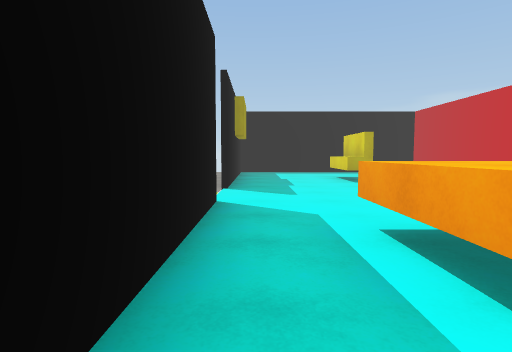
[1] (above)

20 first-person views from a walk through a 3-D level made in the Unity game engine. The camera is 1.3 m above the floor, tilts 4° down and sees 80° across. The floor is counted in squares, 2 m on a side. Each view is taken from the middle of a square. On the plan, view 1 faces up. The plan holds only what a view shows up to about 10 squares ahead; the rest is blank. The place goes on beyond the plan. The player character is not drawn. Surface patterns are stand-ins for the level's own textures.

[2]
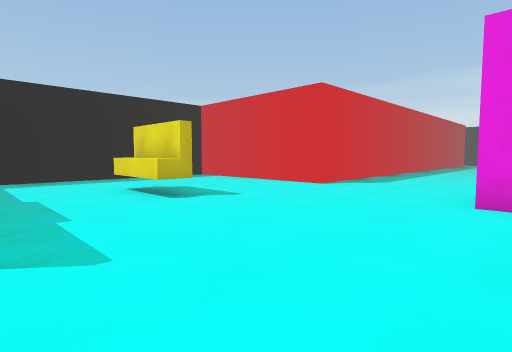

[3]
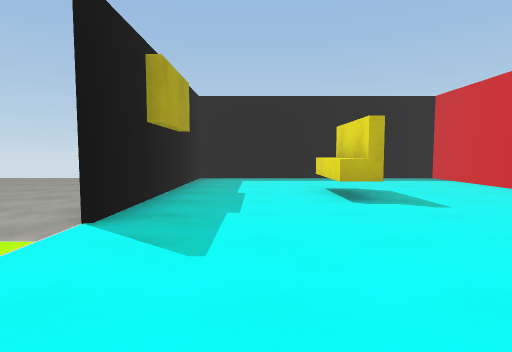

[4]
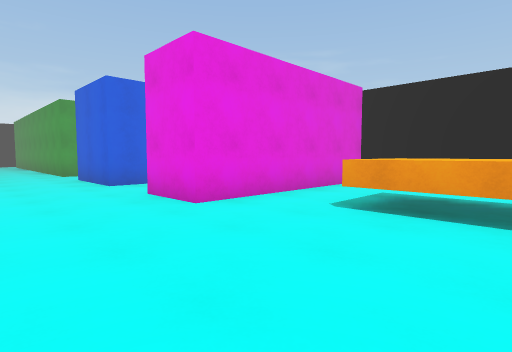

[5]
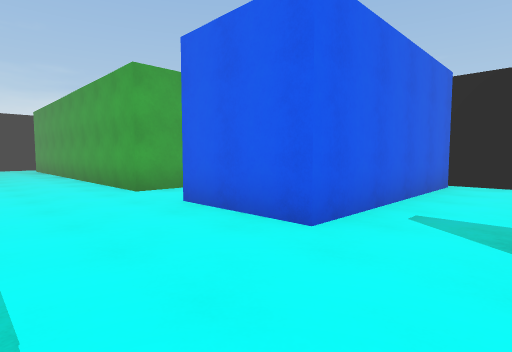

[6]
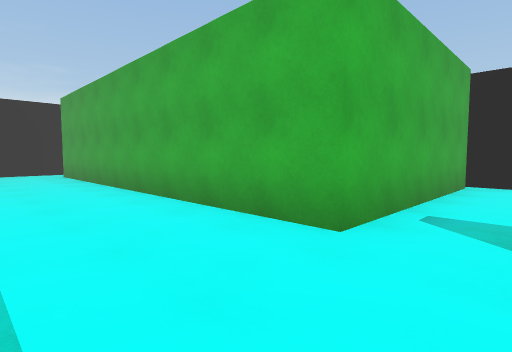

[7]
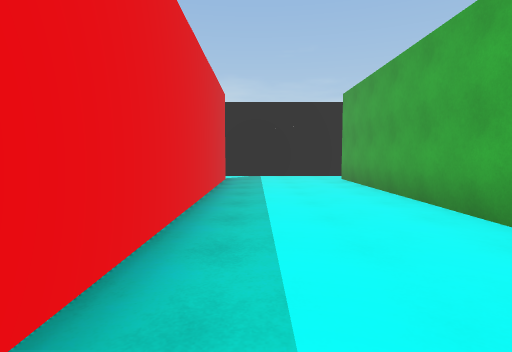

[8]
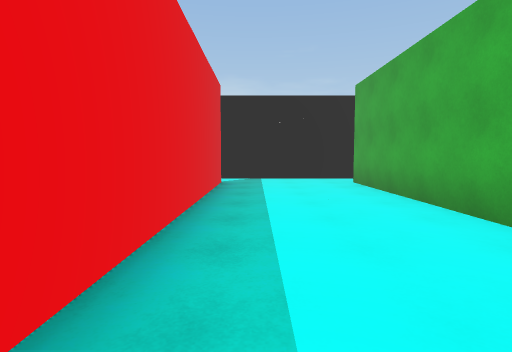

[9]
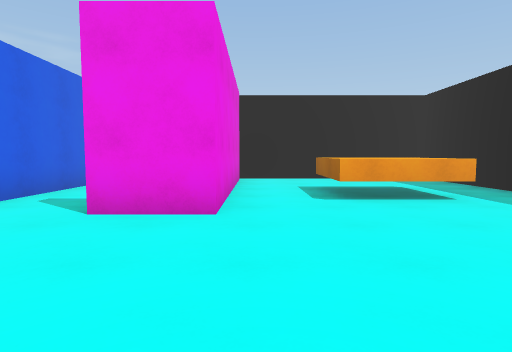

[10]
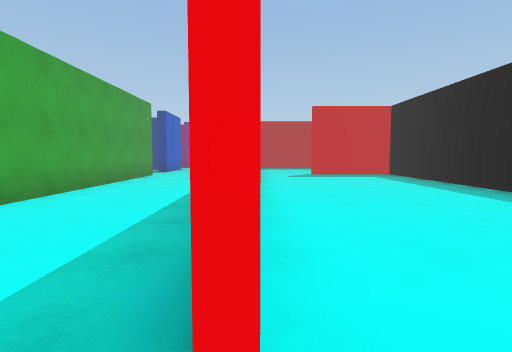

[11]
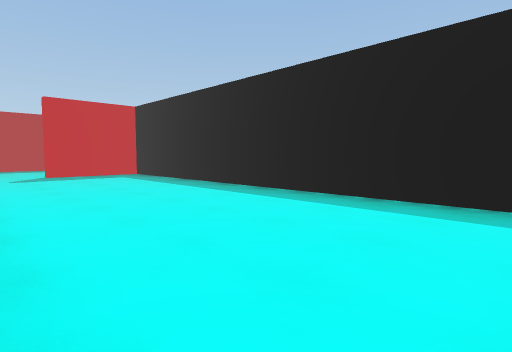

[12]
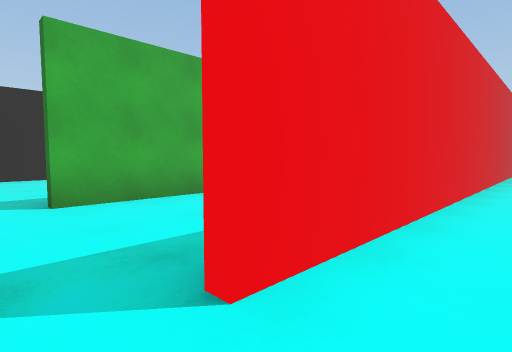

[13]
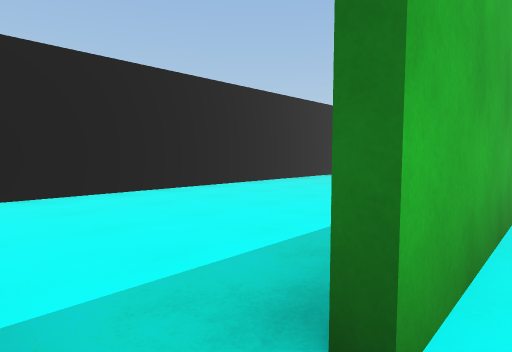

[14]
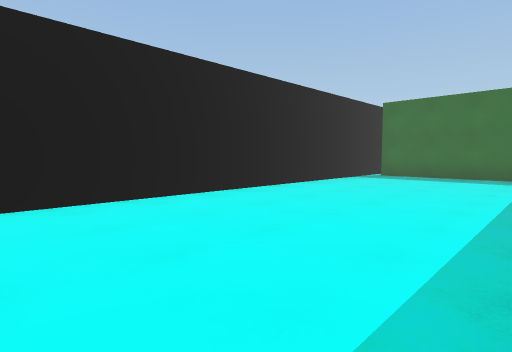

[15]
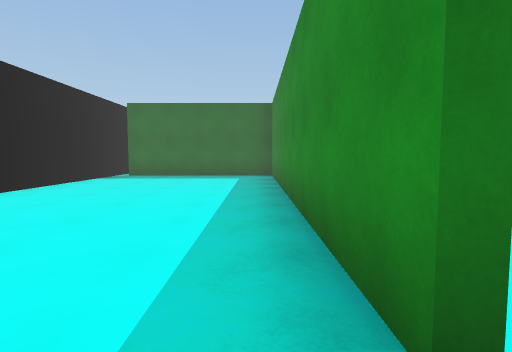

[16]
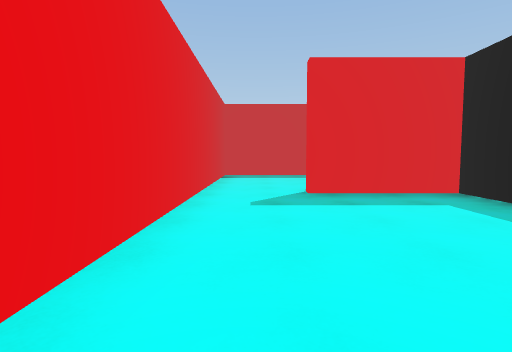

[17]
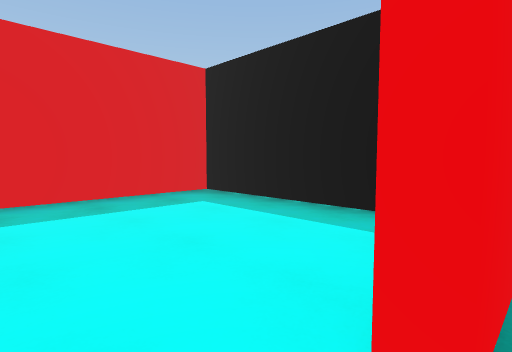

[18]
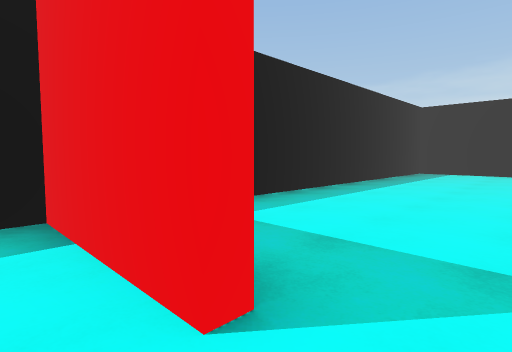

[19]
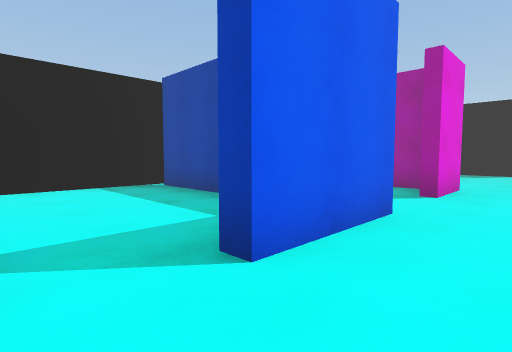

[20]
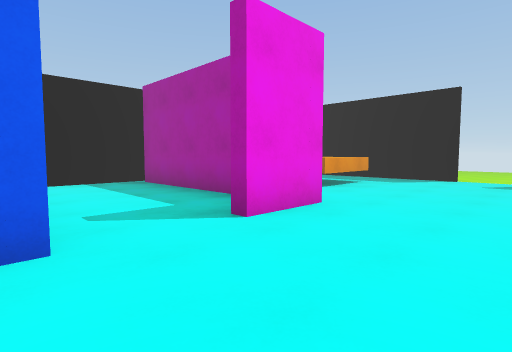

### Floor plan
Points are (right, up) in squares from view 1. A wall is a line through its corners. A room is listed if a view was taken in it or the views show most of it. See-through windows are left out.
Room 1 (views 1, 2, 3, 4, 5, 6, 7, 8, 9, 10, 11, 19, 20)
walls: (4.7, 3.2) (4.7, -1.1); (2.9, 7.2) (2.2, 7.2) (2.2, 9); (2.6, 7.1) (2.6, 9); (10.4, 6.8) (5.9, 6.8) (5.9, 11.4) (-0.6, 11.4) (-0.6, 5.9); (11.3, 3.7) (20.2, 3.7); (4.4, -1) (4.4, 3.7) (5.9, 3.7); (7.6, -1) (7.6, 3.7) (9.8, 3.7); (0.9, 1) (0.9, 2.7) (2.8, 2.7) (2.8, 1); (-0.6, 4.2) (-0.6, -1.3) (8.1, -1.3); (20.2, 6.8) (12.9, 6.8); (21.4, 4.4) (21.4, 7)
ways out: opening at (21, 7) to room 2; opening at (21, 4) to room 3; opening at (10, 3) to room 5; gap at (-1, 4); gap at (-1, 6)
Room 2 (views 12, 16, 17)
walls: (20.8, 11.4) (10.9, 11.4) (10.9, 8.9); (21.4, 9) (21.4, 10.9); (10.4, 7) (20.2, 7)
ways out: opening at (21, 7) to room 1; opening at (11, 8) to room 4
Room 3 (views 13, 14, 15)
walls: (20.2, 3.5) (11.5, 3.5) (11.5, -1); (21.4, 3.2) (21.4, 4.4); (11.1, -1.3) (20.8, -1.3)
ways out: opening at (21, 4) to room 1
Room 4 (view 18)
walls: (10.6, 8.9) (10.6, 11.4) (6.2, 11.4) (6.2, 7) (10.4, 7)
ways out: opening at (11, 8) to room 2
Room 5 (no view inside)
walls: (7.8, 1) (7.8, -1); (11.3, -1) (11.3, 3.7); (8.1, -1.3) (11.1, -1.3)
ways out: opening at (10, 3) to room 1

Positions as (right, up) in squares from view 1, and headings:
1: (0, 0), facing up
2: (0, 3), facing up-right
3: (1, 3), facing up
4: (1, 6), facing down-right
5: (6, 6), facing down-right
6: (10, 6), facing down-right
7: (12, 6), facing right
8: (13, 6), facing right
9: (4, 7), facing down
10: (21, 7), facing left
11: (21, 7), facing up-left
12: (21, 8), facing down-left
13: (21, 4), facing down-left
14: (21, 3), facing down-left
15: (21, 3), facing left
16: (16, 8), facing left
17: (11, 8), facing up-left
18: (10, 8), facing up-right
19: (11, 5), facing down-left
20: (8, 6), facing down-left
